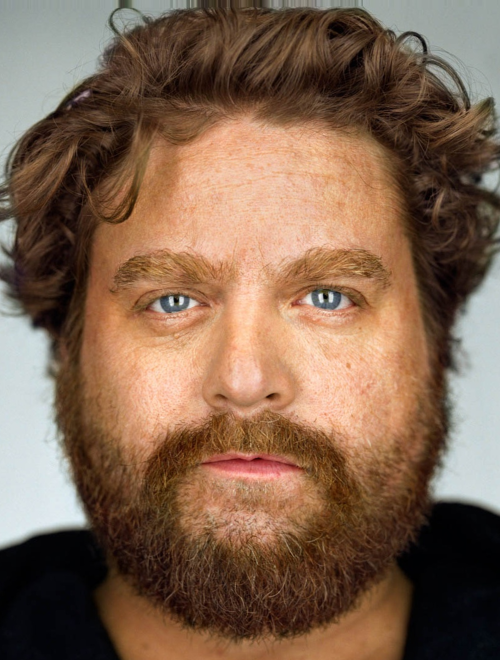
%> input picture src/Inputs/face52.png, 1000 x 1320 px, given in place of face6.png, which was not available (shown at 1/2 size)
$ octave Final_styletransfer.m   (GNU Octave 9; MATLAB toolbox functions it lacks are replaced by stand-ins)
%> lines starting %> are read from the running program, lines starting %| are printed output that depends on the picture; pictures that were not available may be replaced by others from this repository, and a replacement may not be noted
### src/Image_Metamorphisis/aasthana_cvpr2013_code_version_2.0/alignFunction.m
function img = alignFunction(orig, style)
    origPath = fullfile('./Inputs/', orig);
    stylePath = fullfile('./Inputs/', style);
    p1 = detect(origPath, 0); % Content image
    p2 = detect(stylePath, 0); % Style image

    img1 = imresize(imread(origPath), [300 230]);
    img2 = imresize(imread(stylePath), [300 230]);

    figure, imshow(img1);
    title("Original Photo");
    figure, imshow(img2);
    title("Style Photo");

    border_points = 3;
    new_points1 = zeros(66+13+(border_points+1)*4, 2);
    new_points2 = zeros(66+13+(border_points+1)*4, 2);
    for i=1:66
        new_points1(i,:) = p1.points(i,:);
        new_points2(i,:) = p2.points(i,:);
    end
    for i=1:13
        new_points1(66+i,1) = p1.points(i+2,1);
        new_points1(66+i,2) = (p1.points(i+2,2)-p1.points(1,2))*-1 + p1.points(1,2);
        new_points1(66+i,2) = new_points1(66+i,2) / exp((200 - new_points1(66+i,2))/300);
        new_points1(66+i,2) = new_points1(66+i,2) + 35;
        new_points2(66+i,1) = p2.points(i+2,1);
        new_points2(66+i,2) = (p2.points(i+2,2)-p2.points(1,2))*-1 + p2.points(1,2);
        new_points2(66+i,2) = new_points2(66+i,2) / exp((200 - new_points2(66+i,2))/300);
        new_points2(66+i,2) = new_points2(66+i,2) + 35;
    end
    for i=1:border_points+1
        new_points1(66+13+i,1) = 0; new_points1(66+13+i,2) = (i-1)*0/border_points + (border_points-i+1)*300/border_points;
        new_points2(66+13+i,1) = 0; new_points2(66+13+i,2) = (i-1)*0/border_points + (border_points-i+1)*300/border_points;
        new_points1(66+13+(border_points+1)+i,1) = 230; new_points1(66+13+(border_points+1)*1+i,2) = (i-1)*0/border_points + (border_points-i+1)*300/border_points;
        new_points2(66+13+(border_points+1)+i,1) = 230; new_points2(66+13+(border_points+1)*1+i,2) = (i-1)*0/border_points + (border_points-i+1)*300/border_points;
        new_points1(66+13+(border_points+1)*2+i,1) = (i-1)*0/border_points + (border_points-i+1)*230/border_points; new_points1(66+13+(border_points+1)*2+i,2) = 0;
        new_points2(66+13+(border_points+1)*2+i,1) = (i-1)*0/border_points + (border_points-i+1)*230/border_points; new_points2(66+13+(border_points+1)*2+i,2) = 0;
        new_points1(66+13+(border_points+1)*3+i,1) = (i-1)*0/border_points + (border_points-i+1)*230/border_points; new_points1(66+13+(border_points+1)*3+i,2) = 300;
        new_points2(66+13+(border_points+1)*3+i,1) = (i-1)*0/border_points + (border_points-i+1)*230/border_points; new_points2(66+13+(border_points+1)*3+i,2) = 300;
    end
    p1.points = new_points1;
    p2.points = new_points2;

    %Delaunay points
    % We need to warp style image to the content image
    dis = p1.points;
    x = dis(:, 1); y = dis(:, 2);
    tri = delaunay(x,y);

    %https://github.com/GabriellaQiong/Face-Morphing/blob/master/morph.m%
    % Warps given 2 images to the triangulation specified considering weightages as the second last parameter.
    %Here since its 0, we would warp the style image (p2)
    %to the specified triangulation of the content image (p1) and then return that as the final morphed style image
    morphed_im = morph(uint8(p2.img*255), uint8(p1.img*255), p2.points, p1.points, tri, 1, 0, 0);

    morphed_im = im2double(morphed_im);

    new_style_img = morphed_im;
%     figure, imshow(new_style_img);
%     title("New Style Image");

    figure, imshow(new_style_img);
    axis image;
    hold on;
    plot(new_points1(:,1),new_points1(:,2),'r.')
    title("Morphed Output")
    imwrite(new_style_img, 'Inputs/war.png');
    img = new_style_img;

### src/Image_Metamorphisis/aasthana_cvpr2013_code_version_2.0/detect.m
%For one picture%
%data.points has 66 sets of points%
function data = detect(image, vis)

addpath(genpath('.'));
im = imread(image);
data(1).name = image;
data(1).img = imresize(im2double(im), [300 230]);
data(1).points = [];
data(1).pose = [];

clm_model = 'model/DRMF_Model.mat';
load(clm_model);
data = DRMF(clm_model,data,1,vis);

### src/Final_styletransfer.m
%% Initial
close all
clear
%% Dense Correspondance
levels = 18;
compute_masks = 1;
origFace = 'face6.png';
styleFace = 'm2.jpg';
origPath = fullfile('./Inputs/', origFace);
stylePath = fullfile('./Inputs/', styleFace);

addpath('./Image_Metamorphisis/aasthana_cvpr2013_code_version_2.0');
addpath('./grabcut');
addpath('./grabcut/bin_graphcuts');

img_orig = imread(origPath);
%> img_orig is the input picture: size 1320x1000x3 uint8; mean R, G, B 129, 100.3, 79.5
img_style_backup = imread(stylePath);
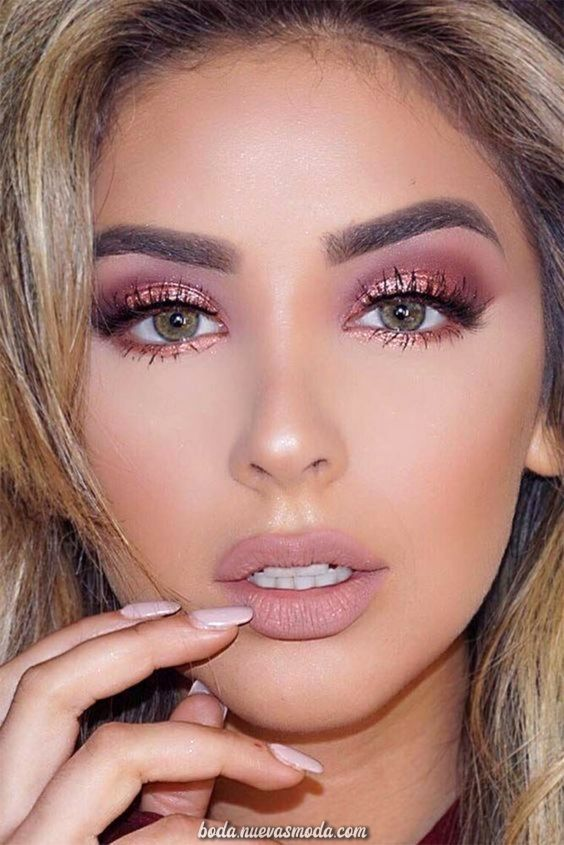
%> input picture src/Inputs/m2.jpg, 564 x 845 px
%> img_style_backup is the input picture: size 845x564x3 uint8; mean R, G, B 169.1, 126.7, 116.9
img_orig = imresize(img_orig, [300 230]);
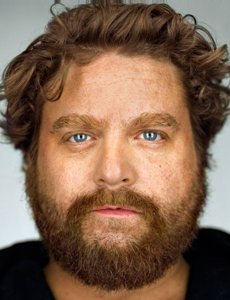
%> img_orig: size 300x230x3 uint8; mean R, G, B 129, 100.3, 79.5


img_orig_backup = img_orig;
img_orig_old = img_orig;
img_style = img_style_backup;
img_style = imresize(img_style, [300 230]);
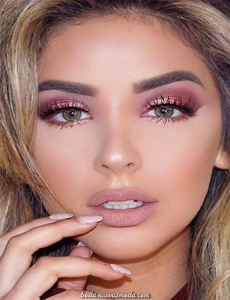
%> img_style: size 300x230x3 uint8; mean R, G, B 169.1, 126.7, 116.9
img_style_backup = imresize(img_style_backup, [300 230]);
img_style = alignFunction(origFace, styleFace);
%> the run ends on the next line
